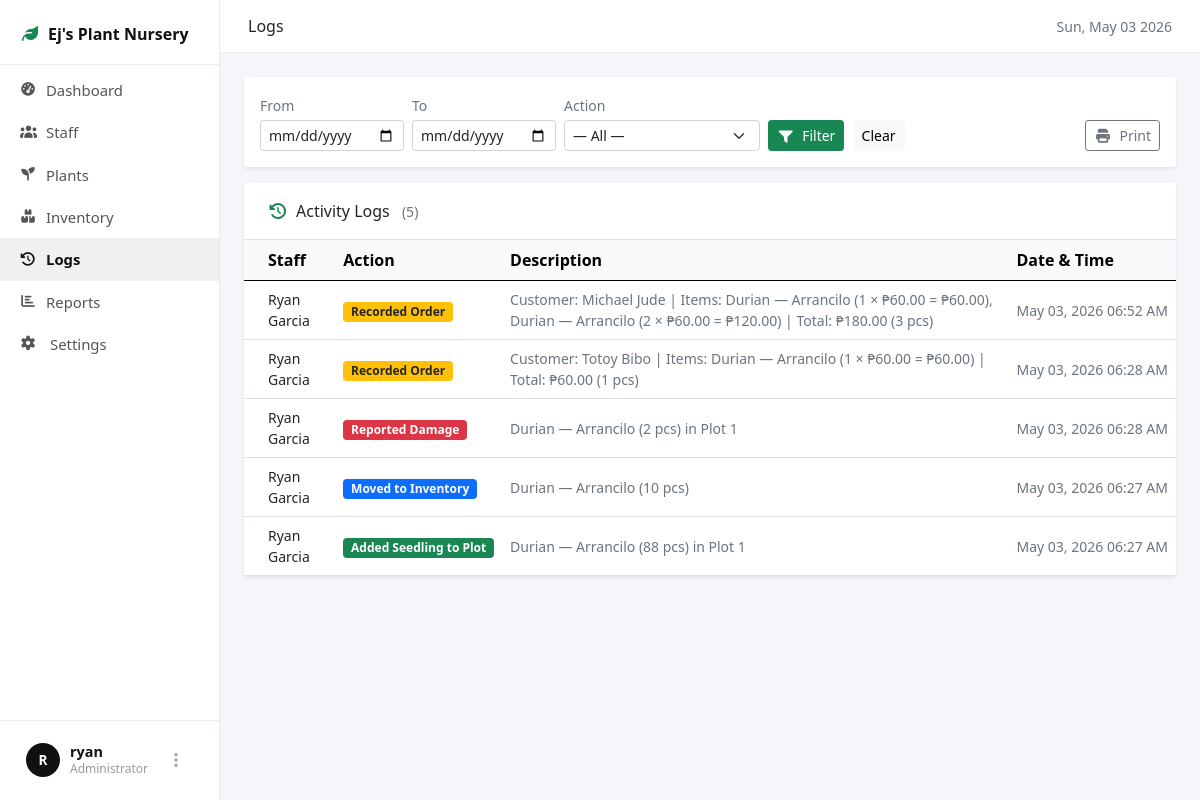
Page /admin/logs.php (signed in) on the committed database.
### tables this page shows
CREATE TABLE `orders` (
  `order_id` int(11) NOT NULL,
  `customer_id` int(11) NOT NULL,
  `staff_id` int(11) NOT NULL,
  `ordered_at` timestamp NOT NULL DEFAULT current_timestamp()
);

CREATE TABLE `damage_reports` (
  `report_id` int(11) NOT NULL,
  `plot_id` int(11) NOT NULL,
  `plot_seedling_id` int(11) NOT NULL,
  `staff_id` int(11) NOT NULL,
  `quantity_damaged` int(11) NOT NULL,
  `description` text DEFAULT NULL,
  `reported_at` timestamp NOT NULL DEFAULT current_timestamp()
);

CREATE TABLE `inventory_logs` (
  `log_id` int(11) NOT NULL,
  `staff_id` int(11) NOT NULL,
  `variety_id` int(11) NOT NULL,
  `quantity` int(11) NOT NULL,
  `logged_at` timestamp NOT NULL DEFAULT current_timestamp()
);

CREATE TABLE `plot_seedlings` (
  `plot_seedling_id` int(11) NOT NULL,
  `plot_id` int(11) NOT NULL,
  `variety_id` int(11) NOT NULL,
  `staff_id` int(11) NOT NULL,
  `quantity` int(11) NOT NULL DEFAULT 0,
  `added_at` timestamp NOT NULL DEFAULT current_timestamp()
);

### admin/logs.php (the view, shortened to what this page needs)
<?php
require_once __DIR__ . '/../config/config.php';
if (!function_exists('dec_staff')) {
    function dec_staff($data) {
        $decoded = base64_decode($data);
        $iv         = substr($decoded, 0, 16);
        $ciphertext = substr($decoded, 16);
        $result     = openssl_decrypt($ciphertext, STAFF_ENC_METHOD, STAFF_ENC_KEY, 0, $iv);
        return $result !== false ? $result : $data;
    }
}
$date_from     = $_GET['date_from'] ?? '';
$date_to       = $_GET['date_to'] ?? '';
$page          = max(1, (int)($_GET['page'] ?? 1));
$per_page      = 15;
$add_logs = $pdo->query("
    SELECT
        si.firstname as staff_firstname,
        si.lastname  as staff_lastname,
        'Added Seedling to Plot' as action,
        CONCAT(s.seedling_name, ' — ', v.variety_name, ' (', ps.quantity, ' pcs) in ', p.plot_name) as description,
        ps.added_at as logged_at
    FROM plot_seedlings ps
    JOIN staff_info si ON ps.staff_id = si.staff_id
    JOIN varieties v ON ps.variety_id = v.variety_id
    JOIN seedlings s ON v.seedling_id = s.seedling_id
    JOIN plots p ON ps.plot_id = p.plot_id
")->fetchAll();
$inv_logs = $pdo->query("
    SELECT
        si.firstname as staff_firstname,
        si.lastname  as staff_lastname,
        'Moved to Inventory' as action,
        CONCAT(s.seedling_name, ' — ', v.variety_name, ' (', il.quantity, ' pcs)') as description,
        il.logged_at
    FROM inventory_logs il
    JOIN staff_info si ON il.staff_id = si.staff_id
    JOIN varieties v ON il.variety_id = v.variety_id
    JOIN seedlings s ON v.seedling_id = s.seedling_id
")->fetchAll();
$dmg_logs = $pdo->query("
    SELECT
        si.firstname as staff_firstname,
        si.lastname  as staff_lastname,
        'Reported Damage' as action,
        CONCAT(s.seedling_name, ' — ', v.variety_name, ' (', dr.quantity_damaged, ' pcs) in ', p.plot_name) as description,
        dr.reported_at as logged_at
    FROM damage_reports dr
    JOIN staff_info si ON dr.staff_id = si.staff_id
    JOIN plot_seedlings ps ON dr.plot_seedling_id = ps.plot_seedling_id
    JOIN varieties v ON ps.variety_id = v.variety_id
    JOIN seedlings s ON v.seedling_id = s.seedling_id
    JOIN plots p ON dr.plot_id = p.plot_id
")->fetchAll();
$order_logs = $pdo->query("
    SELECT
        o.order_id,
        si.firstname as staff_firstname,
        si.lastname  as staff_lastname,
        c.firstname  as cust_firstname,
        c.lastname   as cust_lastname,
        o.ordered_at as logged_at
    FROM orders o
    JOIN staff_info si ON o.staff_id = si.staff_id
    JOIN customer_info c ON o.customer_id = c.customer_id
")->fetchAll();
$stmt_items = $pdo->prepare("
    SELECT s.seedling_name, v.variety_name, oi.quantity, v.price
    FROM order_items oi
    JOIN varieties v ON oi.variety_id = v.variety_id
    JOIN seedlings s ON v.seedling_id = s.seedling_id
    WHERE oi.order_id = ?
    ORDER BY s.seedling_name, v.variety_name
");
$order_logs_processed = [];
foreach ($order_logs as $ol) {
    $stmt_items->execute([$ol['order_id']]);
    $items = $stmt_items->fetchAll();
    $item_list = [];
    $total_qty = 0;
    $total_price = 0;
    foreach ($items as $it) {
        $line_total = $it['quantity'] * $it['price'];
        $item_list[] = $it['seedling_name'] . ' — ' . $it['variety_name'] . ' (' . $it['quantity'] . ' × ₱' . number_format($it['price'], 2) . ' = ₱' . number_format($line_total, 2) . ')';
        $total_qty += $it['quantity'];
        $total_price += $line_total;
    }
    $cust_name = trim(dec_staff($ol['cust_firstname']) . ' ' . dec_staff($ol['cust_lastname']));
    $desc = 'Customer: ' . $cust_name;
    if (!empty($item_list)) {
        $desc .= ' | Items: ' . implode(', ', $item_list) . ' | Total: ₱' . number_format($total_price, 2) . ' (' . $total_qty . ' pcs)';
    } else {
        $desc .= ' | No items';
    }
    $order_logs_processed[] = [
        'staff_firstname' => $ol['staff_firstname'],
        'staff_lastname'  => $ol['staff_lastname'],
        'action'          => 'Recorded Order',
        'description'     => $desc,
        'logged_at'       => $ol['logged_at']
    ];
}
$all_logs = array_merge($add_logs, $inv_logs, $dmg_logs, $order_logs_processed);
usort($all_logs, fn($a, $b) => strtotime($b['logged_at']) - strtotime($a['logged_at']));
$total_logs = count($all_logs);
$offset = ($page - 1) * $per_page;
$paged_logs = array_slice($all_logs, $offset, $per_page);
$action_colors = [
    'Added Seedling to Plot' => 'bg-success',
    'Moved to Inventory'     => 'bg-primary',
    'Reported Damage'        => 'bg-danger',
    'Recorded Order'         => 'bg-warning text-dark',
];
?>
<!DOCTYPE html>
<html lang="en">
<head>
<link rel="stylesheet" href="/plant/assets/vendor/bootstrap-5/css/bootstrap.min.css">
<link rel="stylesheet" href="/plant/assets/vendor/fontawesome-7/css/all.min.css">
<link rel="stylesheet" href="../assets/css/admin/style.css">
</head>
<body>
<?php require_once __DIR__ . '/../includes/admin/sidebar.php'; ?>
<div id="content">
  <div id="topbar" class="no-print">
    <div class="d-flex align-items-center gap-3">
      <span class="fw-semibold text-dark">Logs</span>
    </div>
    <small class="text-muted"><?= date('D, M d Y') ?></small>
  </div>
  <div class="p-4">
    <form method="GET" class="card border-0 shadow-sm mb-3 p-3 no-print">
      <div class="row g-2 align-items-end">
        <div class="col-auto">
          <label class="form-label small fw-semibold text-secondary mb-1">From</label>
          <input type="date" name="date_from" class="form-control form-control-sm" value="<?= htmlspecialchars($date_from) ?>">
        </div>
        <div class="col-auto">
          <label class="form-label small fw-semibold text-secondary mb-1">To</label>
          <input type="date" name="date_to" class="form-control form-control-sm" value="<?= htmlspecialchars($date_to) ?>">
        </div>
        <div class="col-auto">
          <label class="form-label small fw-semibold text-secondary mb-1">Action</label>
          <select name="action" class="form-select form-select-sm">
            <option value="">— All —</option>
          </select>
        </div>
        <div class="col-auto">
          <button type="submit" class="btn btn-success btn-sm"><i class="fas fa-filter me-1"></i> Filter</button>
          <a href="logs.php" class="btn btn-light btn-sm ms-1">Clear</a>
        </div>
        <div class="col-auto ms-auto">
          <button type="button" onclick="window.print()" class="btn btn-outline-secondary btn-sm"><i class="fas fa-print me-1"></i> Print</button>
        </div>
      </div>
    </form>
    <div id="printable-area">
      <div class="card border-0 shadow-sm">
        <div class="card-header bg-white border-bottom py-3 px-4">
          <span class="fw-semibold"><i class="fas fa-clock-rotate-left text-success me-2"></i>Activity Logs</span>
          <span class="text-muted small ms-2">(<?= $total_logs ?>)</span>
        </div>
        <div class="table-responsive">
          <table class="table table-hover align-middle mb-0">
            <thead class="table-light">
              <tr>
                <th class="ps-4">Staff</th>
                <th>Action</th>
                <th>Description</th>
                <th>Date & Time</th>
              </tr>
            </thead>
            <tbody>
              <?php if (empty($paged_logs)): ?>
              <tr><td colspan="4" class="text-center text-muted py-4">No logs yet.</td></tr>
              <?php else: ?>
              <?php foreach ($paged_logs as $log): ?>
              <tr>
                <td class="ps-4 fw-semibold small"><?= htmlspecialchars($log['staff_name']) ?></td>
                <td>
                  <span class="badge <?= $action_colors[$log['action']] ?? 'bg-secondary' ?> small">
                    <?= htmlspecialchars($log['action']) ?>
                  </span>
                </td>
                <td class="small text-muted"><?= htmlspecialchars($log['description']) ?></td>
                <td class="small text-muted text-nowrap"><?= date('M d, Y h:i A', strtotime($log['logged_at'])) ?></td>
              </tr>
              <?php endforeach; ?>
              <?php endif; ?>
            </tbody>
          </table>
        </div>
      </div>
    </div>
  </div>
</div>
</body>
</html>

### includes/admin/sidebar.php (shortened to what this page needs)
<div id="sidebar">
  <div class="brand">
    <i class="fas fa-leaf me-2 text-success"></i>Ej's Plant Nursery
  </div>
  <ul class="nav flex-column mt-1">
    <li><a href="/plant/admin/dashboard.php" class="nav-link <?= basename($_SERVER['PHP_SELF'])=='dashboard.php'?'active':'' ?>"><i class="fas fa-gauge-high"></i> Dashboard</a></li>
    <li><a href="/plant/admin/staff.php" class="nav-link <?= basename($_SERVER['PHP_SELF'])=='staff.php'?'active':'' ?>"><i class="fas fa-users"></i> Staff</a></li>
    <li><a href="/plant/admin/plants.php" class="nav-link <?= basename($_SERVER['PHP_SELF'])=='plants.php'?'active':'' ?>"><i class="fas fa-seedling"></i> Plants</a></li>
    <li><a href="/plant/admin/inventory.php" class="nav-link <?= basename($_SERVER['PHP_SELF'])=='inventory.php'?'active':'' ?>"><i class="fas fa-boxes-stacked"></i> Inventory</a></li>
    <li><a href="/plant/admin/logs.php" class="nav-link <?= basename($_SERVER['PHP_SELF'])=='logs.php'?'active':'' ?>"><i class="fas fa-clock-rotate-left"></i> Logs</a></li>
    <li><a href="/plant/admin/reports.php" class="nav-link <?= basename($_SERVER['PHP_SELF'])=='reports.php'?'active':'' ?>"><i class="fas fa-chart-bar"></i> Reports</a></li>
    <li><a href="/plant/admin/settings.php" class="nav-link <?= basename($_SERVER['PHP_SELF'])=='settings.php'?'active':'' ?>"><i class="fa-solid fa-gear me-1"></i> Settings</a></li>
  </ul>
  <div class="sidebar-footer">
    <div class="user-wrap">
      <div class="user-avatar"><?= strtoupper(substr($_SESSION['admin_username'],0,1)) ?></div>
      <div>
        <div class="user-name"><?= htmlspecialchars($_SESSION['admin_username']) ?></div>
        <div class="user-role">Administrator</div>
      </div>
      <button class="btn-dots" data-bs-toggle="modal" data-bs-target="#logoutModal">
        <i class="fas fa-ellipsis-vertical"></i>
      </button>
    </div>
  </div>
</div>

### assets/css/admin/style.css (style rules this page uses)
body { overflow-x:hidden; background:#f5f6fa; }

### includes/admin/sidebar.php (style rules this page uses)
#sidebar { width:220px; min-height:100vh; position:fixed; top:0; left:0; background:#fff; border-right:1px solid #e9ecef; z-index:1000; display:flex; flex-direction:column; transition:left .25s; }
#sidebar .brand { padding:22px 20px 18px; border-bottom:1px solid #e9ecef; font-weight:700; font-size:1rem; color:#111; }
#sidebar .nav-link { color:#555; padding:10px 20px; font-size:.93rem; border-radius:0; display:flex; align-items:center; gap:10px; transition:background .15s, color .15s; }
#sidebar .nav-link.active { background:#f0f0f0; color:#111; font-weight:600; }
#sidebar .nav-link i { width:16px; font-size:.85rem; }
#sidebar .sidebar-footer { margin-top:auto; padding:14px 16px; border-top:1px solid #e9ecef; }
.user-wrap { display:flex; align-items:center; gap:10px; padding:8px 10px; border-radius:8px; }
.user-avatar { width:34px; height:34px; border-radius:50%; background:#111; color:#fff; display:flex; align-items:center; justify-content:center; font-size:.85rem; font-weight:700; flex-shrink:0; }
.user-name { font-size:.9rem; font-weight:600; color:#111; line-height:1.2; }
.user-role { font-size:.75rem; color:#999; }
.btn-dots { background:none; border:none; color:#aaa; cursor:pointer; padding:4px 7px; border-radius:6px; margin-left:auto; transition:background .15s, color .15s; }
#content { margin-left:220px; min-height:100vh; }
#topbar { background:#fff; border-bottom:1px solid #e9ecef; padding:14px 28px; display:flex; align-items:center; justify-content:space-between; position:sticky; top:0; z-index:999; }

### rows in the picture
orders: staff_name "Ryan Garcia", action "Recorded Order", description "Customer: Michael Jude | Items: Durian — Arrancilo (1 × ₱60.00 = ₱60.00), Durian — Arrancilo (2 × ₱60.00 = ₱120.00) | Total: ₱180.00 (3 pcs)", ordered_at "May 03, 2026 06:52 AM"
orders: staff_name "Ryan Garcia", action "Recorded Order", description "Customer: Totoy Bibo | Items: Durian — Arrancilo (1 × ₱60.00 = ₱60.00) | Total: ₱60.00 (1 pcs)", ordered_at "May 03, 2026 06:28 AM"
damage_reports: staff_name "Ryan Garcia", action "Reported Damage", description "Durian — Arrancilo (2 pcs) in Plot 1", reported_at "May 03, 2026 06:28 AM"
inventory_logs: staff_name "Ryan Garcia", action "Moved to Inventory", description "Durian — Arrancilo (10 pcs)", logged_at "May 03, 2026 06:27 AM"
plot_seedlings: staff_name "Ryan Garcia", action "Added Seedling to Plot", description "Durian — Arrancilo (88 pcs) in Plot 1", added_at "May 03, 2026 06:27 AM"

### other values in the picture
substr($_SESSION['admin_username'],0,1) "R"
$_SESSION['admin_username'] "ryan"
$total_logs "5"
